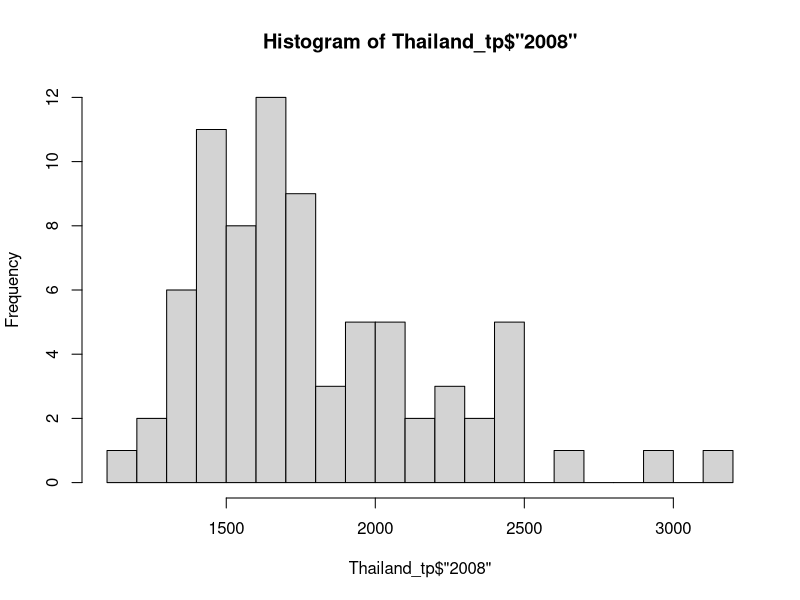
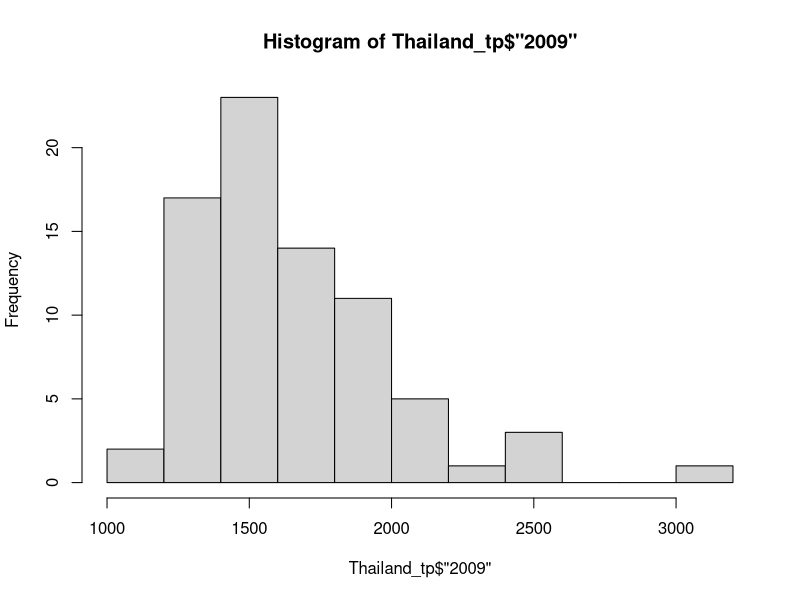
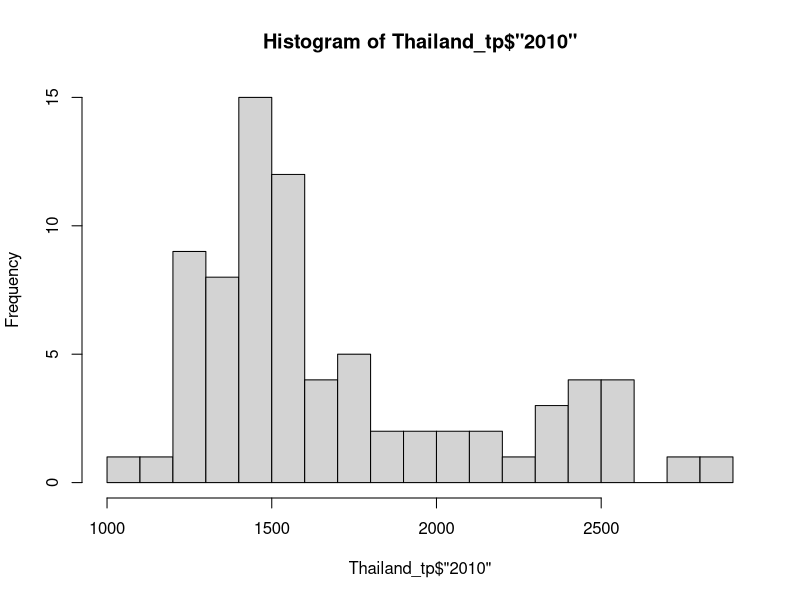
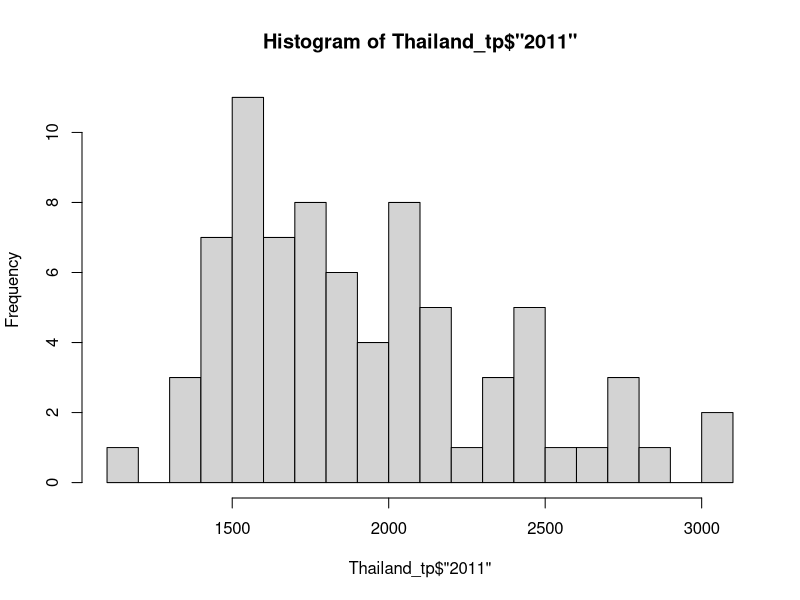
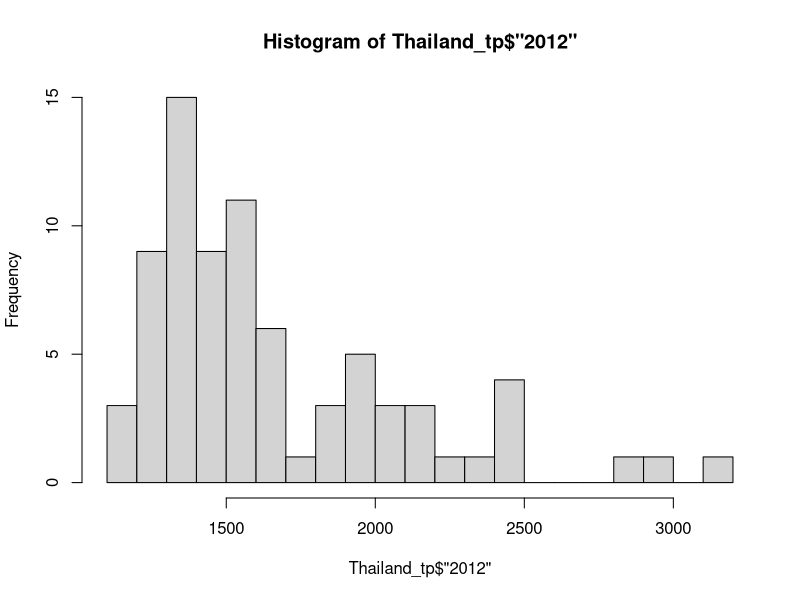
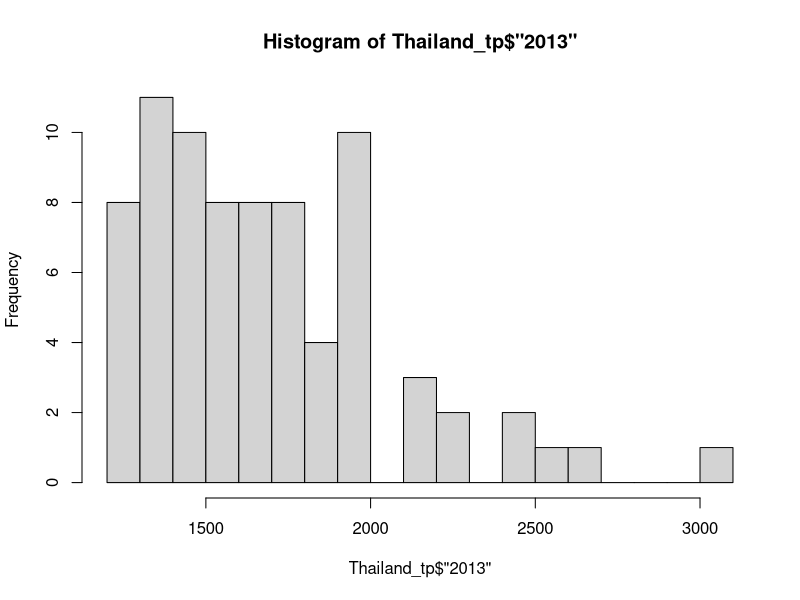
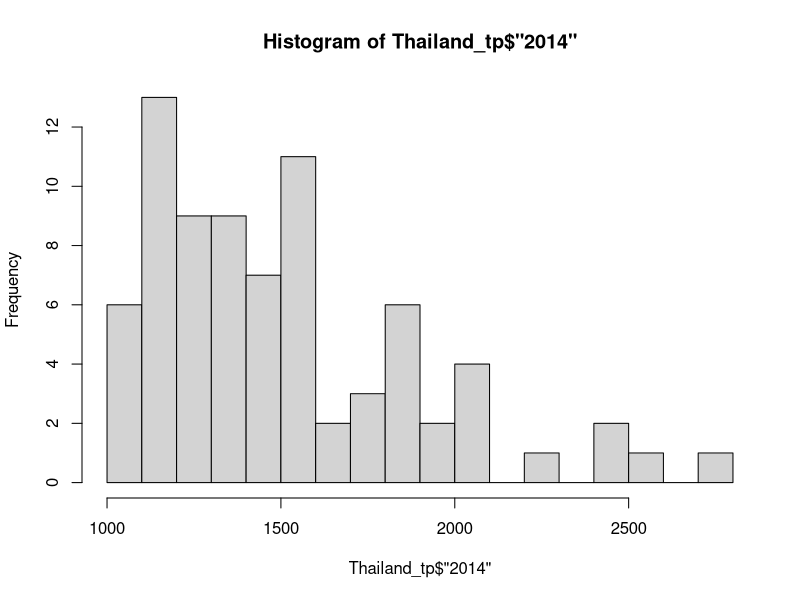
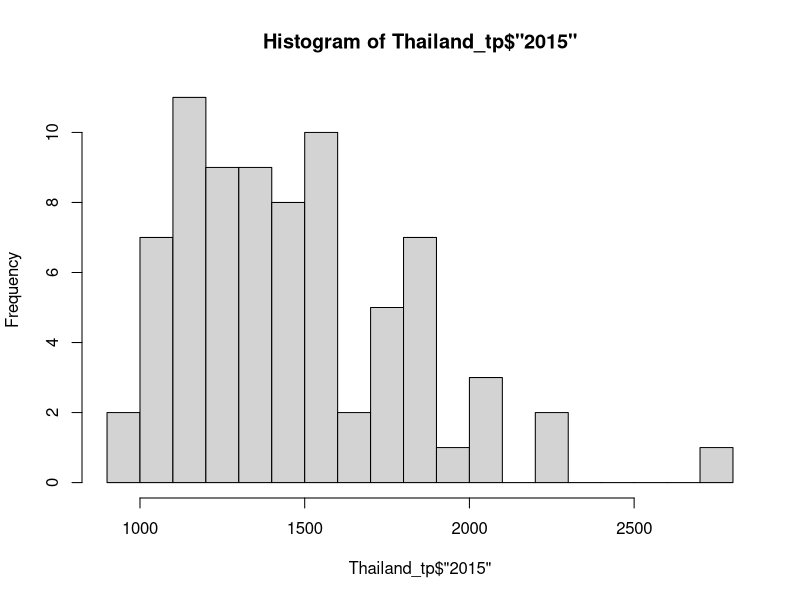

Reproduce these figures in R, in order.
## ---- chunk 1
install.packages("readxl")
library(readxl)
## ---- chunk 2
install.packages("readxl")
library(readxl)

Thailand_daymin <- read_excel("Thailand.xlsx",sheet = "era5_t2m_daymin_annual_Thailand")
Thailand_daymin
## ---- chunk 3
Thailand_daymax <- read_excel("Thailand.xlsx",sheet = "era5_t2m_daymax_annual_Thailand")
Thailand_daymax
## ---- chunk 4
Thailand_tp <- read_excel("Thailand.xlsx",sheet = "era5_tp(mm)_annual_Thailand")
Thailand_tp
## ---- chunk 5
Gideon <- read_excel("Dengue_Data.xlsx",sheet = "Gideon")
Gideon
## ---- chunk 6
Thailand_tp_sorted = Thailand_tp[order(Thailand_tp$`2022`, decreasing = TRUE), ]
Thailand_tp_sorted
## ---- chunk 7
#sub districts with Highest Precipitation
Thailand_tp_highest = head(Thailand_tp_sorted)
Thailand_tp_highest_list = Thailand_tp_highest$ADM1_EN
Thailand_tp_highest_list
## ---- chunk 8
#sub districts with Lowest Precipitation
Thailand_tp_lowest = tail(Thailand_tp_sorted) 
Thailand_tp_lowest_list = Thailand_tp_lowest$ADM1_EN
Thailand_tp_lowest_list
## ---- chunk 9
Thailand_daymax_sorted = Thailand_daymax[order(Thailand_daymax$`2022`, decreasing = TRUE), ]
Thailand_daymax_sorted
## ---- chunk 10
#sub districts with Highest max Temperatur
Thailand_daymax_highest = head(Thailand_daymax_sorted)
Thailand_daymax_highest_list = Thailand_daymax_highest$ADM1_EN
Thailand_daymax_highest_list
## ---- chunk 11
#sub districts with Lowest max temperatur
Thailand_daymax_lowest = tail(Thailand_daymax_sorted) 
Thailand_daymax_lowest_list = Thailand_daymax_lowest$ADM1_EN
Thailand_daymax_lowest_list
## ---- chunk 12
Thailand_daymin_sorted = Thailand_daymin[order(Thailand_daymin$`2022`, decreasing = TRUE), ]
Thailand_daymin_sorted
## ---- chunk 13
#sub districts with Highest min Temperatur
Thailand_daymin_highest = head(Thailand_daymin_sorted)
Thailand_daymin_highest_list = Thailand_daymin_highest$ADM1_EN
Thailand_daymin_highest_list
## ---- chunk 14
#sub districts with Lowest min temperatur
Thailand_daymin_lowest = tail(Thailand_daymin_sorted) 
Thailand_daymin_lowest_list = Thailand_daymin_lowest$ADM1_EN
Thailand_daymin_lowest_list
## ---- chunk 15
Thailand_temp_highest = unique(c(Thailand_daymax_highest_list, Thailand_daymin_highest_list))
Thailand_temp_highest
## ---- chunk 16
Thailand_temp_lowest = unique(c(Thailand_daymax_lowest_list, Thailand_daymin_lowest_list))
Thailand_temp_lowest
## ---- chunk 17
Thailand_temp_highest
## ---- chunk 18
Thailand_temp_lowest
## ---- chunk 19
Thailand_tp_highest_list
## ---- chunk 20
Thailand_tp_lowest_list
## ---- chunk 21
hist(Thailand_tp$"2008", breaks=15)
hist(Thailand_tp$"2009", breaks=15)
hist(Thailand_tp$"2010", breaks=15)
hist(Thailand_tp$"2011", breaks=15)
hist(Thailand_tp$"2012", breaks=15)
hist(Thailand_tp$"2013", breaks=15)
hist(Thailand_tp$"2014", breaks=15)
hist(Thailand_tp$"2015", breaks=15)
hist(Thailand_tp$"2016", breaks=15)
hist(Thailand_tp$"2017", breaks=15)
hist(Thailand_tp$"2018", breaks=15)
hist(Thailand_tp$"2019", breaks=15)
hist(Thailand_tp$"2020", breaks=15)
hist(Thailand_tp$"2021", breaks=15)
hist(Thailand_tp$"2022", breaks=15)
## ---- chunk 22
# load the data of the Dengue cases
